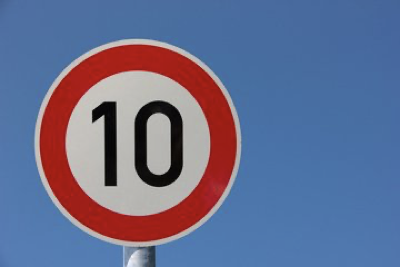
#> input picture traffic_sign_detection_dataset/images/road102.png, 400 x 267 px, given in place of road85.png, which was not available
$ jupyter execute --allow-errors trafic_sign_detection.ipynb   (text cells are left out)
#> lines starting #> are read from the running program, lines starting #| are printed output that depends on the picture; pictures that were not available may be replaced by others from this repository, and a replacement may not be noted
[cell 1]
# !pip install scikit-learn
# !pip install scikit-image
import time
import os
import cv2
import numpy as np
import pandas as pd
import matplotlib.pyplot as plt
import xml.etree.ElementTree as ET

from skimage.transform import resize
from skimage import feature
from sklearn.svm import SVC
from sklearn.preprocessing import LabelEncoder,StandardScaler
from sklearn.model_selection import train_test_split
from sklearn.metrics import accuracy_score

[cell 2]
image_folder_path=r"D:\image_clf\traffic_sign_detection\images"
ano_folder_path=r"D:\image_clf\traffic_sign_detection\annotations"

img_lst=[]
label_lst=[]

#> (the rest of this cell did not finish here and is left out)

#> (a cell that did not finish here is left out)

[cell 4]
def preprocess_img(img):
    if len(img.shape)>2:
        img=cv2.cvtColor(img,cv2.COLOR_BGR2GRAY)
    img=img.astype(np.float32)
    resized_img=resize(
        img,
        output_shape=(32,32),
        anti_aliasing=True
    )
    hog_feature=feature.hog(
        resized_img,
        orientations=9,
        pixels_per_cell=(8,8),
        cells_per_block=(2,2),
        transform_sqrt=True,
        block_norm="L2",
        feature_vector=True
    )
    return hog_feature

[cell 5]
img_features_lst=[]
for img in img_lst:
    hog_features=preprocess_img(img)
    img_features_lst.append(hog_features)
img_features=np.array(img_features_lst)

[cell 6]
label_encoder=LabelEncoder()
encoded_label=label_encoder.fit_transform(label_lst)
print(label_encoder.classes_)
print(encoded_label)

[cell 7]
random_state=0
test_size=0.3
is_shuffle=True

#> (the rest of this cell did not finish here and is left out)

[cell 8]
scaler=StandardScaler()
#> (the rest of this cell did not finish here and is left out)

[cell 9]
clf=SVC(
    kernel='rbf',
    random_state=random_state,
    probability=True,
    C=0.5
)
#> (the rest of this cell did not finish here and is left out)

[cell 10]
def sliding_window(img,window_sizes,stride,scale_factor):
    img_height,img_width=img.shape[:2]
    windows=[]
    for window_size in window_sizes:
        window_width,window_height=window_size
        for ymin in range(0,img_height-window_height+1,stride):
            for xmin in range(0,img_width-window_width+1,stride):
                xmax=xmin+window_width
                ymax=ymin+window_height
                windows.append([xmin,ymin,xmax,ymax])
    return windows

[cell 11]
def pyramid(img,scale=0.8,min_size=(30,30)):
    acc_scale=1.0
    pyramid_imgs=[(img,acc_scale)]
    i=0
    while True:
        acc_scale=acc_scale*scale
        h=int(img.shape[0]*acc_scale)
        w=int(img.shape[1]*acc_scale)
        if h<min_size[0] or w<min_size[1]:
            break
        img=cv2.resize(img,(w,h))
        pyramid_imgs.append((img,acc_scale*(scale**i)))
        i+=1
    return pyramid_imgs

[cell 12]
bboxs=[]
confidence_threshold=0.9
window_sizes=[(30,30),(50,50),(70,70)]
image_test=cv2.imread(r"D:\image_clf\traffic_sign_detection\images\road85.png")
#> image_test is the input picture: shape (267, 400, 3); mean B, G, R 144.6, 110.8, 102.4
pyramid_imgs=pyramid(image_test)
#> the loop in pyramid, `while True:` made 4 passes
#> pass 2, in pyramid, `img=cv2.resize(img,(w,h))`:
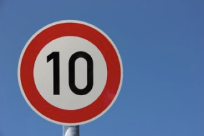
#> img: shape (136, 204, 3); mean of channels 0, 1, 2 144.5, 110.7, 102.3; drawn as B, G, R
#> pass 3, in pyramid, `img=cv2.resize(img,(w,h))`:
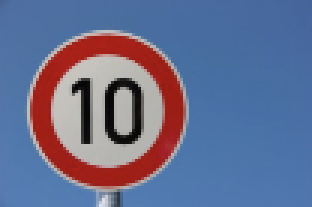
#> img: shape (69, 104, 3) (shown 3 times larger); mean of channels 0, 1, 2 144.5, 110.7, 102.3; drawn as B, G, R
#> after the loop in pyramid, `while True:`: acc_scale = 0.41; i = 3; pyramid_imgs = 4 items
#> pyramid_imgs = 4 items
#> (the rest of this cell did not finish here and is left out)

[cell 13]
print(len(bboxs))

[cell 14]
def plot_box(img,box):
    xmin=box[0]
    ymin=box[1]
    xmax=box[2]
    ymax=box[3]
    cv2.rectangle(img,(xmin,ymin),(xmax,ymax),color=(255,0,0),thickness=1)
    return img
for box in bboxs:
    image_bboxed=plot_box(image_test,box)
#> this loop made 0 passes
#> (the rest of this cell did not finish here and is left out)

$ run again, on traffic_sign_detection_dataset/images/road147.png
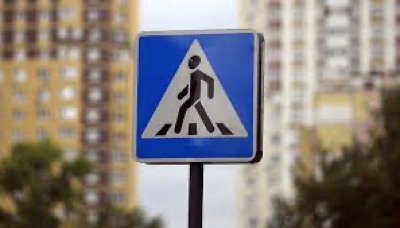
#> input picture traffic_sign_detection_dataset/images/road147.png, 400 x 228 px, given in place of road85.png, which was not available
#> image_test is the input picture: shape (228, 400, 3); mean B, G, R 124.2, 128.6, 134.8
#> the loop in pyramid, `while True:` made 4 passes
#> pass 3, in pyramid, `img=cv2.resize(img,(w,h))`:
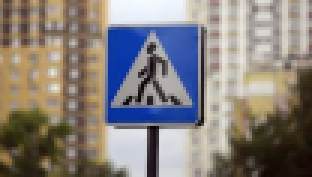
#> img: shape (59, 104, 3) (shown 3 times larger); mean of channels 0, 1, 2 123.8, 128.2, 134.4; drawn as B, G, R
#> after the loop in pyramid, `while True:`: acc_scale = 0.41; i = 3; pyramid_imgs = 4 items

$ run again, on traffic_sign_detection_dataset/images/road174.png
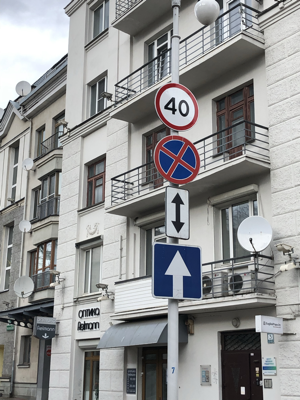
#> input picture traffic_sign_detection_dataset/images/road174.png, 300 x 400 px, given in place of road85.png, which was not available
#> image_test is the input picture: shape (400, 300, 3); mean B, G, R 146.4, 146.3, 145.6
#> after the loop in pyramid, `while True:`:
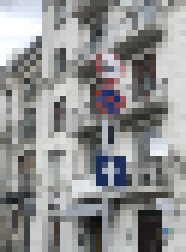
#> img: shape (42, 31, 3) (shown 6 times larger); mean of channels 0, 1, 2 145.6, 145.5, 144.9; drawn as B, G, R
#> after the loop in pyramid, `while True:`: acc_scale = 0.328; i = 4; pyramid_imgs = 5 items

$ run again, on traffic_sign_detection_dataset/images/road177.png
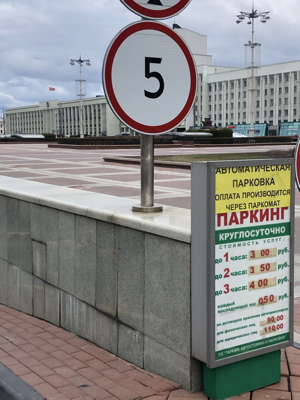
#> input picture traffic_sign_detection_dataset/images/road177.png, 300 x 400 px, given in place of road85.png, which was not available
#> image_test is the input picture: shape (400, 300, 3); mean B, G, R 133.1, 134.5, 134.7
#> after the loop in pyramid, `while True:`:
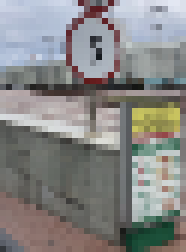
#> img: shape (42, 31, 3) (shown 6 times larger); mean of channels 0, 1, 2 132.9, 134.4, 134.6; drawn as B, G, R
#> after the loop in pyramid, `while True:`: acc_scale = 0.328; i = 4; pyramid_imgs = 5 items
